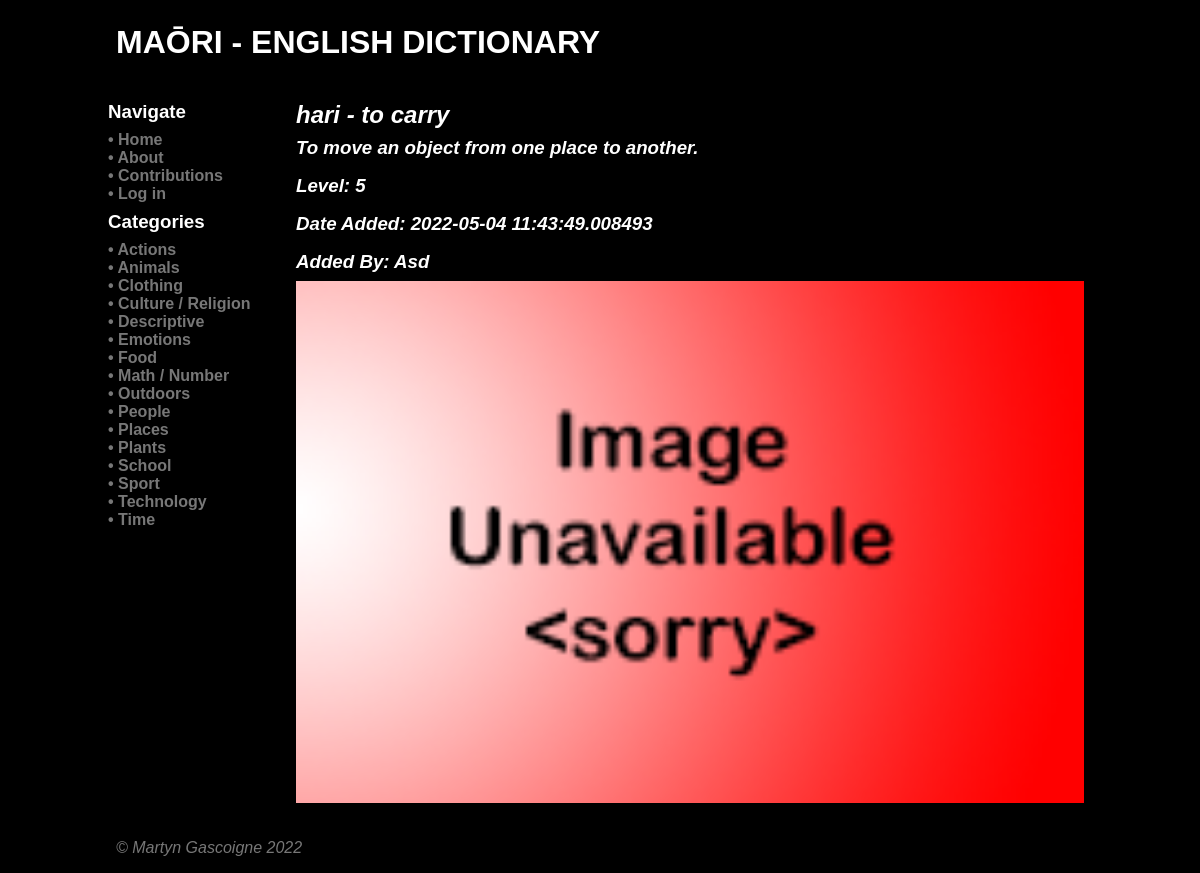
Before: /word/5 with the older database file.
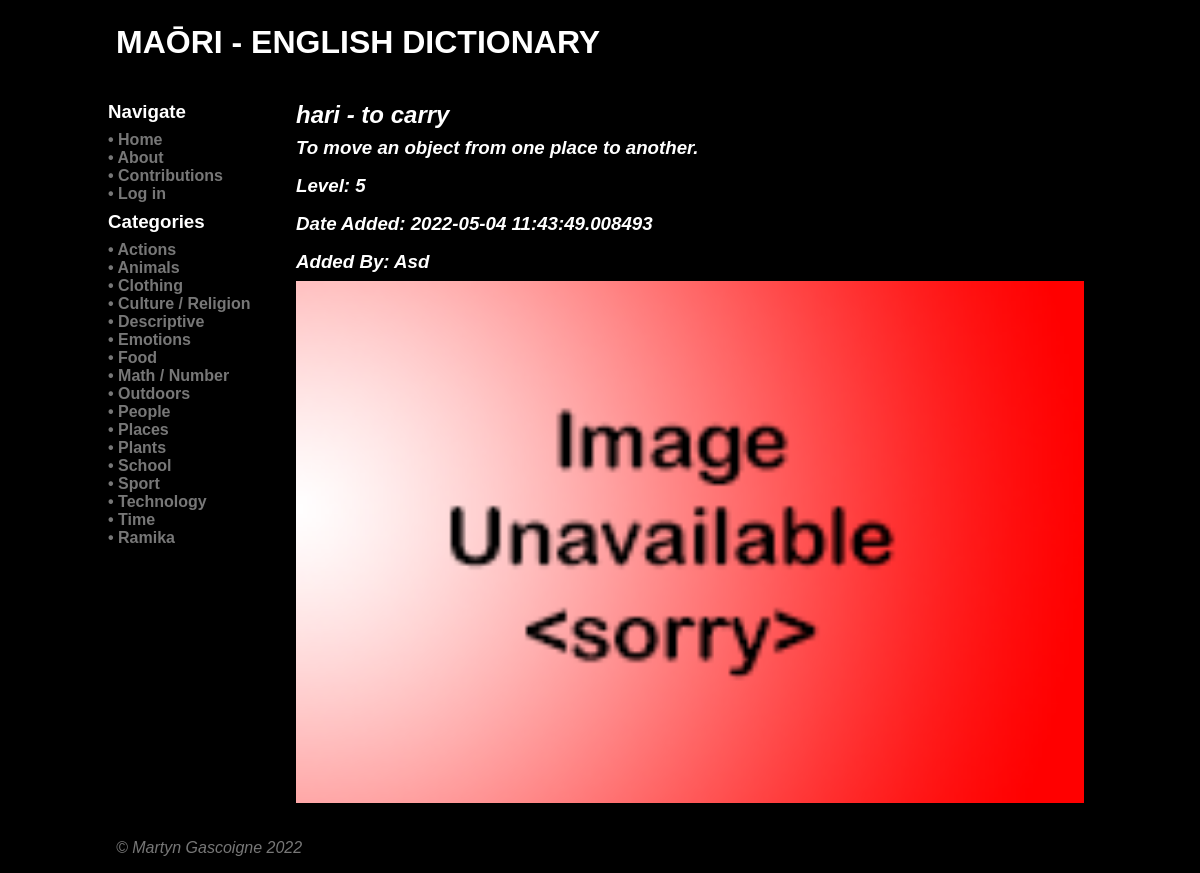
After: the same page with the newer database file.
### tables this page shows
CREATE TABLE category
(
    id          integer
        constraint category_pk
            primary key autoincrement,
    name        varchar(80),
    description varchar(600),
    timestamp   datetime
, user_created boolean);

CREATE TABLE "word"
(
	id integer
		constraint word_pk
			primary key autoincrement,
	name varchar(80),
	description varchar(600),
	author integer,
	timestamp datetime,
	maori varchar(128)
, image varchar, level integer);

CREATE TABLE user
(
    id       integer
        constraint user_pk
            primary key autoincrement,
    username varchar(32)
, password varchar(80), email varchar(128), teacher boolean);

### app.py (the view)
@app.route('/word/<word>', methods=["POST", "GET"])
def render_word_page(word):
    if request.method == "POST":
        if not is_logged_in():
            return redirect('/?error=Not+logged+in')
        if not is_teacher():
            return redirect('/?error=No+permission')
        if request.method == "POST":
            word_name = request.form['word_name'].strip()
            word_maori = request.form['word_maori'].strip()
            word_desc = request.form['word_desc'].strip()
            word_level = max(0, min(10, int(request.form['word_level'])))
            userid = session['userid']
            timestamp = datetime.now()
            con = create_connection(DB_NAME)
            query = "UPDATE word SET name=?,description=?,author=?,timestamp=?,maori=?,level=? WHERE id=?"
            cur = con.cursor()
            cur.execute(query, (word_name, word_desc, userid, timestamp, word_maori, word_level, word))
            con.commit()
            con.close()
            return redirect('/word/' + str(word))
    else:
        con = create_connection(DB_NAME)
        query = "SELECT * FROM word WHERE id=?"
        cur = con.cursor()
        cur.execute(query, (word,))
        word_data = cur.fetchall()
        if not word_data:
            return redirect('/?error=No+such+word')
        user_id = word_data[0][3]
        query = "SELECT * FROM user WHERE id=?"
        cur = con.cursor()
        cur.execute(query, (user_id, ))
        users = cur.fetchall()
        con.close()
    return render_template('word.html', passed_word=word_data, category_list=find_categories(),
                           logged_in=is_logged_in(), user_account=my_account(), teacher=is_teacher(), user_data=users)

### app.py (called while the page is built)
def create_connection(db_file):
    try:
        connection = sqlite3.connect(db_file)
        connection.execute('pragma foreign_keys=ON')
        return connection
    except Error as e:
        print(e)
    return None

def find_categories():
    con = create_connection(DB_NAME)
    query = "SELECT id, name, description FROM category"
    cur = con.cursor()
    cur.execute(query)
    found_categories = cur.fetchall()
    con.close()
    return found_categories

def my_account():
    if session.get('userid') is None:
        return False
    else:
        return session.get('userid')

def is_logged_in():
    if session.get('email') is None:
        print('Not logged in')
        return False
    else:
        print('Logged in')
        return True

def is_teacher():
    if not is_logged_in() or (session.get('teacher') is None or 0):
        print('Not teacher')
        return False
    else:
        print('Is teacher')
        return True

### templates/word.html (shortened to what this page needs)
{% extends 'base.html' %}
{% block heading %}Maōri - English Dictionary{% endblock %}
{% block main %}
<div class="category-description">
    <h2>{{ passed_word[0][5] }} - {{ passed_word[0][1] }}
    <h3>{{ passed_word[0][2] }}</h3>
    <h3>Level: {{ passed_word[0][7] }}</h3>
    <h3>Date Added: {{ passed_word[0][4] }}</h3>
    <h3>Added By: {{ user_data[0][1] }}</h3>
    <img src="/static/images/{{ passed_word[0][6] }}">
</div>
{% endblock %}

### templates/base.html (shortened to what this page needs)
<!doctype html>
<html lang="en">
<head>
	<link href="{{ url_for('static', filename='css/style.css') }}" rel="stylesheet">
</head>
<body>
	<div id="container">
		<header>
			<h1>{% block heading %}{% endblock %}</h1>
		</header>
		<nav>
            <div class="category-box">
                <h3>Navigate</h3>
                <h4><a href="\">• Home</a></h4>
                <h4><a href="\about">• About</a></h4>
                <h4><a href="\contributions">• Contributions</a></h4>
                {% if not logged_in %}<h4><a href="\login">• Log in</a></h4>
                {% else %}
                    <h4><a href="\account\{{ user_account }}">• Account</a></h4>
                    <h4><a href="\logout">• Log out</a></h4>
                {% endif %}
                <h3>Categories
                </h3>
            </div>
            {% for category in category_list %}
            <div class="category-box">
                <h4><a href="/category/{{ category[0] }}">• {{ category[1] }}</a></h4>
            </div>
            {% endfor %}
		</nav>
		<main>
            {% block main%}{% endblock %}
        </main>
		<footer class="footer">
            <a href="https://github.com/Galvin-X/Translator" target="_blank">&copy; Martyn Gascoigne 2022</a>
		</footer>
	</div>
</body>
</html>

### static/css/style.css (style rules this page uses)
* { font-family: "Microsoft Tai Le", sans-serif; margin: 0; padding: 0; box-sizing: border-box; background-color: #000; }
#container { display: grid; grid-template-columns: 75px auto; grid-template-areas: 'nav header' 'main main' 'footer footer'; }
header { grid-area: header; background-color: #000; padding: 1rem; }
nav { grid-area: nav; }
main { grid-area: main; padding: 1rem; background-color: #edd; }
h1 { padding: 0.5rem 0; color: #fff; text-transform: uppercase; }
h2, h3 { padding: 0.5rem 0; color: #fff; }
h4 { padding: 0rem 0; }
a { color: white; text-decoration: none; }
img { width: 100%; }
footer { grid-area: footer; padding: 1rem; background-color: #000; }
.category-description { font-style: italic; }
.category-description h2 { padding: 0rem 0; color: #fff; }
.category-description h3 { padding: 0.5rem 0; color: #fff; }
.category-box { font-style: normal; }
.category-box a { color: #777777; text-decoration: none; }
.footer { font-style: italic; color: #777777; }
.footer a { color: #777777; text-decoration: none; }
@media only screen and (min-width: 768px) { #container { grid-template-columns: 180px auto; grid-template-areas: 'header header' 'nav main' 'footer footer'; } }
@media only screen and (min-width: 768px) { nav { background: #000; padding: 0.5rem; } }
@media only screen and (min-width: 768px) { nav a { color: #777777; text-decoration: none; } }
@media only screen and (min-width: 768px) { main { background-color: #000; } }
@media only screen and (min-width: 1000px) { #container { width: 1000px; margin: auto; } }

Changed rows visible on the page:
added category: name "Ramika"
